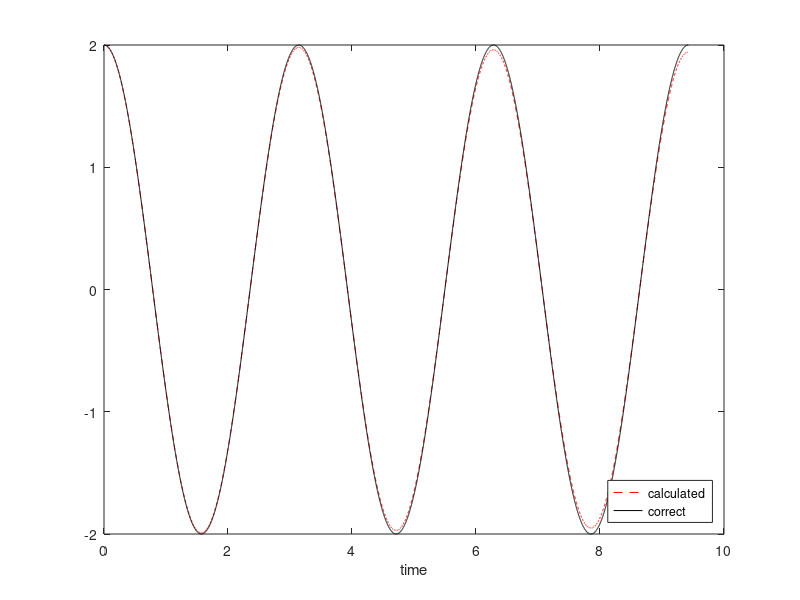

The MATLAB script that drew this image:
%% Exercise 4.10: Compute the energy in oscillations
%   Based on the file osc_EC.m 
clear;clc;close;

omega = 2;
P = 2*pi/omega;
% dt = P/20;
dt = P/2000;
T = 3*P;
N_t = floor(round(T/dt));
t = linspace(0, N_t*dt, N_t+1);

u = zeros(N_t+1, 1);
v = zeros(N_t+1, 1);

% Initial condition
X_0 = 2;
u(1) = X_0;
v(1) = 0;

% Step equations forward in time
for n = 2:N_t+1
    u(n) = (1 /(1 + (dt * omega)^2)) * (dt * v(n-1) + u(n - 1));
    v(n) = (1 /(1 + (dt * omega)^2)) * (-dt * omega^2 * u(n - 1) + v(n - 1));
end

calc_u = X_0*cos(omega * t);
plot(t, u, 'r--', t, calc_u , 'k-');
legend('calculated', 'correct', 'Location', 'southeast');
xlabel('time');